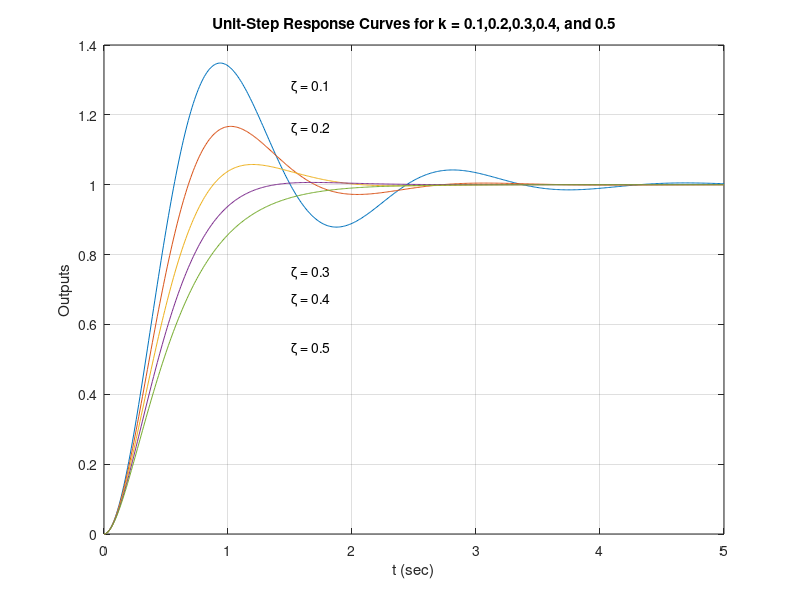

Recreate this plot in MATLAB.
t = 0:0.01:5;
k = [0.1, 0.2, 0.3, 0.4, 0.5];
    for n = 1:5;
        numg1 = [12.5];deng1 = [1,1];sysg1 = tf(numg1, deng1);
        sysg2 = [k(n)];
        numg3 = [1];deng3 = [1,0];sysg3 = tf(numg3,deng3);
        sys1 = feedback(sysg1,sysg2);
        sys2 = series(sys1,sysg3);
        sys = feedback(sys2,1);
        y(:,n) = step(sys,t);
    end
plot(t,y)
grid
title('Unit-Step Response Curves for k = 0.1,0.2,0.3,0.4, and 0.5')
xlabel('t (sec)')
ylabel('Outputs')
text(1.51,1.28,'\zeta = 0.1')
text(1.51,1.16,'\zeta = 0.2')
text(1.51,0.75,'\zeta = 0.3')
text(1.51,0.67,'\zeta = 0.4')
text(1.51,0.53,'\zeta = 0.5')